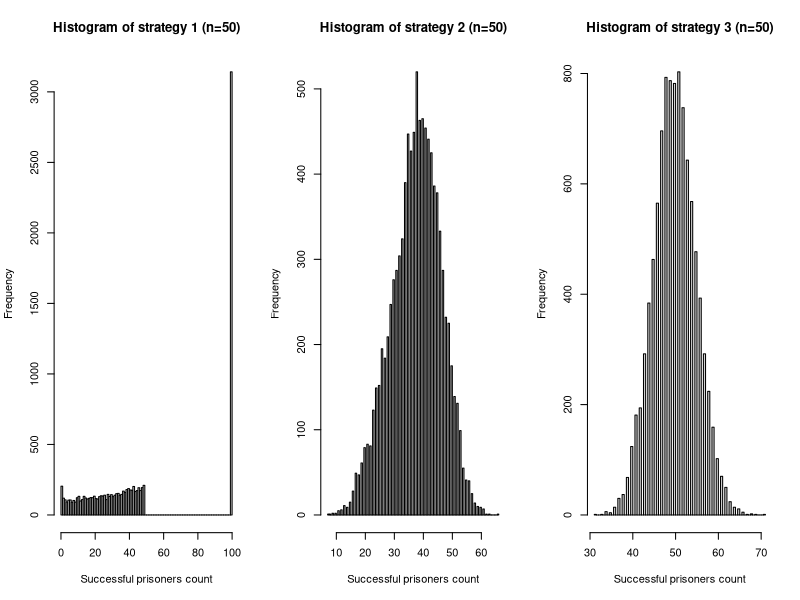
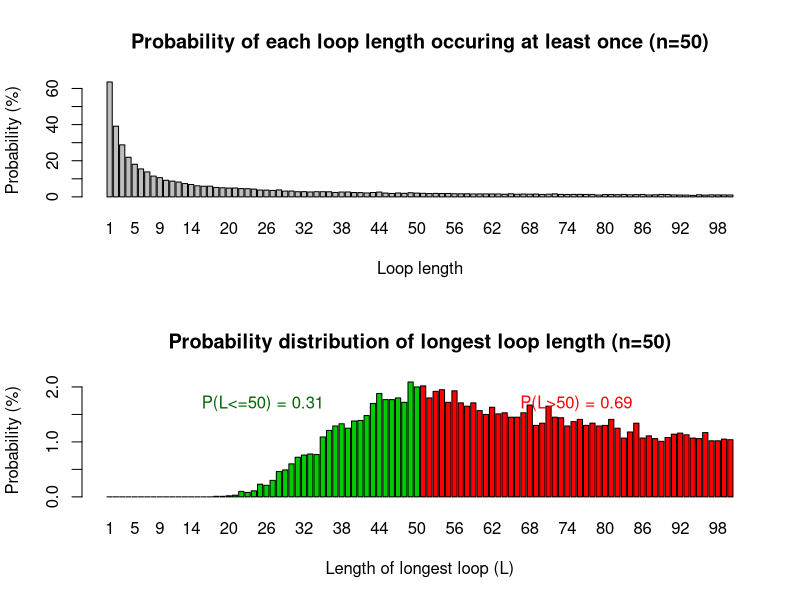

Generate these figures, in order, with R:
# Statistical Programming Coursework 2

# Members and contributions ---------------------------------------------------------------
## 1. Stefi Tirkova : Q4, Q5, Q6
## 2. Passara Chanchotisatien: Q1, Q2, Q3

# CODE DESCRIPTION

# The purpose of this code is to stimulate the prisoner problem which is defined as follows (from coursework spec):
  # • 2n prisoners each have a unique prisoner number from 1 to 2n.
  # • The prison contains a room in which there are 2n boxes, each with a unique number from 1 to 2n painted
  # on its lid.
  # • 2n cards, each printed with a unique number from 1 to 2n, are randomly placed one in each box.
  # • The prisoners have the task of finding the card with their number on it by opening a maximum on n boxes.
  # • After each prisoner’s go, the room is returned exactly to its original state and the prisoner is not allowed to
  # communicate with prisoners yet to have their go.
  # • If all prisoners succeed in finding their number, then they all go free.

# This code calculates the probability of prisoners going free if they follow one of 3 possible strategies (from coursework spec):
  # Strategy 1: The prisoner starts at the box with their number on it, opens it and reads the number on the card: k, say. If k
  # is not their prisoner number, they go to box number k, open it and repeat the process until they have either
  # found the card with their number on it, or opened n boxes without finding it.
  # Strategy 2: As strategy 1, but starting from a randomly selected box.
  # Strategy 3: They open n boxes at random, checking each card for their number.



is_successful <- function(n, pris_n, card_num, strategy) {
  # This function checks whether a prisoner is successful in finding their prisoner number or not
  
  # This is a helper function
  ## This function is called inside get_pall_success_vec and pone
  
  # @param n (integer): 2n is the number of prisoners/boxes/cards
  # @param pris_n (integer): current prisoner number
  # @param card_num (vector): of length 2n containing unique 
  # @param strategy (integer): one of the 3 strategies to follow
  
  # @return an integer either 0 or 1, where 0 means that the prisoner was unsuccessful
  # and 1 means the prisoner was successful in finding their number
  
  # in strategy 3, we generate a vector containing unique numbers from 1 to n (as prisoner 
  # can only open n boxes)
  if(strategy == 3) {
    # if their prisoner number is inside the vector, then it means they would have found their number
    # the function returns 1 as they are successful
    if (pris_n %in% sample(card_num,n)){ return(1) }
    # if not, they were unsuccessful and the function returns 0
    else{ return(0)} 
  } 
  
  # at the start the prisoner has opened 0 boxes
  boxes_opened <- 0
  
  # intitialise the first box to open according to the strategy (1 or 2)
  current_box_num <- if (strategy == 1) pris_n else if (strategy == 2) sample(as.integer(2*n), 1)
  # as long as the number of boxes opened by the prisoner is less than n, the prisoner will continue
  # opening the next box with the same number as the number written on the card
  while(boxes_opened < n) {
    # the prisoner finds the card with their prisoner number. This means they are successful
    # and the function returns 1.
    if(card_num[current_box_num] == pris_n) { return(1) }
    # if the card inside the box they opened does not contain their prisoner number, they continue..
    # number of boxes opened is incremented by 1
    boxes_opened <- boxes_opened + 1
    # the prisoner next opens the box with the same number as the number they saw on the card
    current_box_num <- card_num[current_box_num]
  }
  # they have opened n boxes and still have not found their prisoner number; therefore,
  # the function returns 0
  return (0)  
}



get_pall_success_vec <- function(n, strategy, nreps) {
  
  # simulates the prisoner problem nreps times and keeps track of how many successful prisoners
  # are there in each trial
  
  # This is a helper function
  ## This function is called inside pall
  
  # @param n (integer): 2n is the number of prisoners/boxes/cards in each simulation
  # @param strategy (integer): one of the 3 strategies to follow
  # @param nreps (integer): number of replicate simulations to run
  
  # @return success_vec (vector): consisting of nreps elements. The vector stores how many
  # prisoners successful found their number in each trial.
  
  # a vector to keep track of how many prisoners are successful in each trial
  success_vec <- rep(0,nreps)
  # declare a variable to store 2n
  two_n <- as.integer(n+n)
  
  # run the simulation nreps times
  for(i in 1:nreps){
    # randomly generated vector which stores the card numbers inside each box number
    # (unique numbers from 1 to 2n)
    card_numbers <- sample(1:two_n)
    # a vector to store which prisoners were successful in each trial
    prisoners_success <- rep(1,two_n)
    # we do the following for each prisoner
    for(prisoner_num in 1:two_n){ 
      # call the is_successful function to see whether the prisoner was successful in finding
      # their prisoner number.
      # if they were successful the value inside prisoners_success at index prisoners number is
      # set to 1.If unsuccessful, it will be set to 0.
      prisoners_success[prisoner_num] <- is_successful(n, prisoner_num, card_numbers, strategy)
    }
    # calculate how many prisoners succeeded in current simulation by summing the successes
    # store that value in success_vec
    success_vec[i] <- sum(prisoners_success)
  }
  # return number of successful prisoners in each trial as a vector
  return(success_vec)
}



pone <- function(n, k, strategy, nreps) {
  # estimates the probability of a single prisoner finding their number by running the simulation
  # nreps times
  
  # @param n (integer): 2n is the number of prisoners/boxes/cards in each simulation
  # @param k (integer): current prisoner number
  # @param strategy (integer): one of the 3 strategies to follow
  # @param nreps (integer): number of replicate simulations to run
  
  # @return success_count/nreps (double): the probability that a single prisoner succeeds in finding
  # their prisoner number
  
  # success_count is a variable to store the number of times a prisoner was successful in finding their
  # prisoner number out of nreps trials
  success_count <- 0
  
  # we simulate this nreps times
  for(i in 1:nreps){
    # call the function is_successful and add the value returned by is_successful to success_count
    # if the prisoner was successful, success count will be incremented by 1, else 0
    success_count <- success_count + is_successful(n,k,sample(1:as.integer(n+n)), strategy)
  }
  # return the probability which is the number of successes divided by number of trials
  return((success_count / nreps))
}



pall <- function(n, strategy, nreps) {
  # estimates the probability all prisoners find their number/ the probability that they all go free
  
  # @param n (integer): 2n is the number of prisoners/boxes/cards in each simulation
  # @param strategy (integer): one of the 3 strategies to follow
  # @param nreps (integer): number of replicate simulations to run
  
  # @return probability_all_succeed (double): probability that all prisoners succeed in finding their number
  
  # call the get_pall_success_vec function and assign the value to success_vec_vector
  # which stores the number of successful prisoners in each trial of 1 to nreps trials
  success_vec <- get_pall_success_vec(n, strategy, nreps)
  # p_success = (number of simulations all prisoners succeed)/(number of simulations) 
  probability_all_succeed <- (length(success_vec[success_vec == as.integer(n+n)])/nreps)
  # return the probability that all prisoners succeed in finding their number
  return(probability_all_succeed)
}



# Here, we estimate the individual and joint success probabilities for each strategy
# for when n = 5 and n = 50.

num_trials = 10000

# one prisoner succeeding in finding their number
print("Estimating the probability of a single prisoner succeeding:")
n = 5
print("n = 5")
cat("Strategy 1 resulted in probability of ", pone(n, 3, 1,num_trials), ".",sep="")
cat("Strategy 2 resulted in probability of ", pone(n, 3, 2,num_trials), ".",sep="")
cat("Strategy 3 resulted in probability of ", pone(n, 3, 3,num_trials), ".",sep="")

n = 50
cat("Strategy 1 resulted in probability of ", pone(n, 34, 1,num_trials), ".",sep="")
cat("Strategy 2 resulted in probability of ", pone(n, 34, 2,num_trials), ".",sep="")
cat("Strategy 3 resulted in probability of ", pone(n, 34, 3,num_trials), ".",sep="")


# all prisoners succeeding in finding their number
print("Estimating the probability of all prisoners succeeding:")
n = 5
cat("Strategy 1 resulted in probability of ", unlist(pall(n,1,num_trials)[1]), ".",sep="")
cat("Strategy 2 resulted in probability of ", unlist(pall(n,2,num_trials)[1]), ".",sep="")
cat("Strategy 3 resulted in probability of ", unlist(pall(n,3,num_trials)[1]), ".",sep="")

n = 50
cat("Strategy 1 resulted in probability of ", pall(n,1,num_trials), ".",sep="")
cat("Strategy 2 resulted in probability of ", pall(n,1,num_trials), ".",sep="")
cat("Strategy 3 resulted in probability of ", pall(n,1,num_trials), ".",sep="")


# In this section, we elaborate why the results are surprising.

## From running the simulations, we are able to see that one of the three strategies works
# surprisingly - strategy 1 which gives an approximate 31% chance of all
# prisoners succeeding in finding their numbers. 
# We found this surprising because we know that the probability of one prisoner succeeding is 0.5. 
# Say if n = 50, and if we were to think about this naively, to find the probability of all prisoners succeeding, 
# we would do the following calculation:
# P(success) = (0.5)^100 (where n = 50), 
# which would give us an extremely extremely low probability (almost zero). 
# That is why it is surprising to find out that there is a strategy that gives
# 31% chance of all prisoners succeeding. When we calculate the probability using the 3rd
# strategy, the probability of each prisoner succeeding is independent of each other. However,
# when we use Strategy 1, that is no longer the case.

# Below we can see the difference in probabilities and number of successful prisoners between 
# Strategy 1 and Strategy 3. We visualize the frequencies of each number of successful prisoners
# below for strategies 1, 2, and 3 in the form of histograms.

# save results to plot later
strategy_1_all50 <- get_pall_success_vec(n,1,num_trials)
strategy_2_all50 <- get_pall_success_vec(n,2,num_trials)
strategy_3_all50 <- get_pall_success_vec(n,3,num_trials)

# PLEASE MAKE SURE TO OPEN PLOTS IN LARGE ENOUGH WINDOW IN ORDER TO SEE THEM PROPERLY
# NOTE: these figures might be overwritten by later figures, please rerun following 4 lines if you want to see the figures again

par(mfrow=c(1,3))
hist(strategy_1_all50, breaks=100, xlab="Successful prisoners count", main = "Histogram of strategy 1 (n=50)")
hist(strategy_2_all50, breaks=100, xlab="Successful prisoners count", main = "Histogram of strategy 2 (n=50)")
hist(strategy_3_all50, breaks=100, xlab="Successful prisoners count", main = "Histogram of strategy 3 (n=50)")

# We see that in strategy 1, either all prisoners win together or the majority loses together.
# Whereas in strategy 3, it is half and half (mostly between 4-60 successful prisoners).





get_loop_len <- function(start_box, random_shuffle, boxes_is_visited){
  # computes the length of a loop in a random shuffling of cards in boxes given a starting box and
  # records which boxes have been visited during the loop
  
  # This is a helper function
  
  # @param start_box (integer): the first box in the loop to open
  # @param random_shuffle (integer vector): a random shuffling of cards in boxes 
  # @param boxes_is_visited (binary vector): vector of boxes visited so far, 
  #        0 or 1 at index x means box x has not or has been visited, respectively
  
  # @return (list): a list, where the first element is the length of the current loop 
  #         and the second is the updated vector of visited boxes that reflects all the newly visited boxes during the loop 
  
  loop_len <- 1
  boxes_is_visited[start_box] <- 1
  current_box <- start_box
  # iterate while the loop is not closed (i.e. the card in the current box is not the same as the number of the starting box)
  while (random_shuffle[current_box] != start_box){
    # update the current box number to the the number on the card in the previous box
    current_box <- random_shuffle[current_box]
    # increase loop length by 1
    loop_len <- loop_len + 1
    # update visited boxes
    boxes_is_visited[current_box] <- 1
  }
  return (list(loop_len, boxes_is_visited))
  
}




dloop <- function(n, nreps){
  # computes the probability that at a loop of length from 1 to 2n occurs at least once in a random shuffling of cards in boxes
  
  # @param n (integer): 2n is the number of prisoners/boxes/cards in each simulation
  # @param nreps (integer): number of replicate simulations to run
  
  # @return probs (double vector): vector of length 2n, where probs[x] is the probability of loop of length x occuring at least once
  
  
  # vector to store the number of simulations in which a loop of some length (from 1 to 2n) has been seen  
  loop_len_occurances <- rep(0,2*n)
  
  # run simulation nrep times and count occurances of each loop length
  for (i in 1:nreps){
    # binary vector to store if a loop length has occured in current simulation
    loop_len_occurs <- rep(0,2*n)
    # get a random suffling of cards from 1 to 2n 
    random_shuffle <- sample(1:(2*n))
    # binary vector to store which boxes have been visited by following the loops so far (as each box can appear in only one loop)
    boxes_is_visited <- rep(0,2*n)
    # choose a first box to open (any box would be fine to start with)
    start_box <- 1
    # while there are still some unvisited boxes, go through loops and compute their length
    while (sum(boxes_is_visited) != 2*n){
      # compute the length of current loop
      result <- get_loop_len(start_box, random_shuffle, boxes_is_visited)
      # update binary vector to reflect that current loop length has occured
      loop_len_occurs[unlist(result[1])] <-  1
      # update vector of visited boxes to relect the newly visited boxes during the current loop
      boxes_is_visited <- unlist(result[2])
      # choose a new start box by choosing the first non-visited box
      start_box <- which(boxes_is_visited == 0)[1]
    }
    # at the end of current simulation, add the occurred loop lengths to all the vector of all occurances 
    loop_len_occurances <- loop_len_occurances + loop_len_occurs
  }
  
  # convert counts to probabilites
  probs <- loop_len_occurances/nreps
  return (probs)
}

# Visualising probabilities for n=50
nreps = 10000
n = 50
probs <- dloop(n,nreps)

# PLEASE MAKE SURE TO OPEN PLOTS IN LARGE ENOUGH WINDOW IN ORDER TO SEE THEM PROPERLY
# NOTE: Following 2 figures overwrite previous ones, please rerun visualisation code if you want to see previous figures
par(mfrow=c(2,1))
barplot(probs*100, xlab="Loop length", ylab="Probability (%)", names.arg = c(1:100))
title("Probability of each loop length occuring at least once (n=50)")





longest_loop <- function(n, nreps){
  # A group of 2n prisoners will succeed with strategy 1 iff the longest loop is of length at most n
  # This function computes the probability distribution of longest loops
  
  # @param n (integer): 2n is the number of prisoners/boxes/cards in each simulation
  # @param nreps (integer): number of replicate simulations to run
  
  # @return (double vector): vector of length 2n, where vector[x] is the probability of loop of length x being the longest loop

  longest_loop_counts <- rep(0,2*n)
  # run simulation nrep times
  for (i in (1:nreps)){
    # get loop lengths that occur in a single simulation
    at_least_once_probs <- dloop(n, 1)
    # find longest loop (take the index of the last non-zero position in the at_least_once_probs vector)
    x <- tail(which(at_least_once_probs!= 0), 1)
    # update longest loop count
    longest_loop_counts[x] <- longest_loop_counts[x] + 1
  }
  # return vector of probabilities
  return (longest_loop_counts/nreps)
}


data_longest_loop <- longest_loop(50, 10000)


# probaility that longest loop is between 1 and 50 (aka. not longer than 50)
longest_50_prob <- sum(data_longest_loop[1:50])
cat("Probability that there is no loop longer than 50 is approximatelly ", longest_50_prob*100, "%.")
cat("This matches the result of our earlier simulation!")

# Visualising longest loop length probability distribution
# use different colours for values <=50 and >50
# PLEASE MAKE SURE TO OPEN PLOTS IN LARGE ENOUGH WINDOW IN ORDER TO SEE THEM PROPERLY
colours <- c(rep("green3",50), rep("red",50)) 
barplot(data_longest_loop*100, names.arg = c(1:100), col= colours, 
        xlab="Length of longest loop (L)", ylab="Probability (%)")
title("Probability distribution of longest loop length (n=50)")
text(x=30,y=1.7,labels="P(L<=50) = 0.31", col="darkgreen")
text(x=90,y=1.7,labels="P(L>50) = 0.69", col="red")
